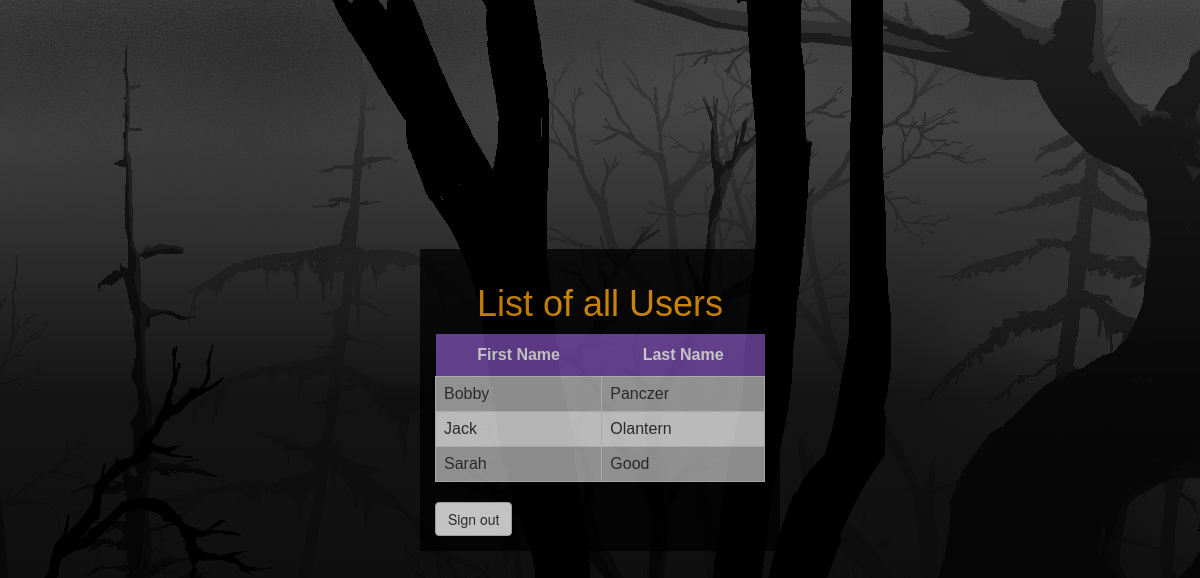
/displayHome, run on an earlier commit of the app's database.
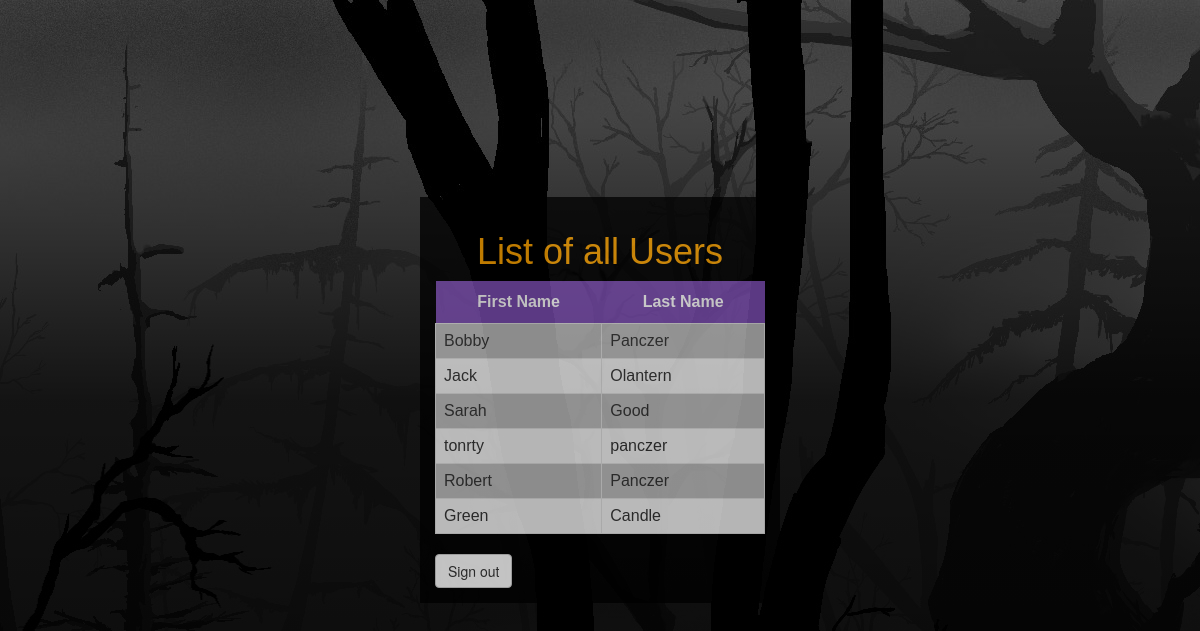
And on a later commit of the database.
### tables this page shows
CREATE TABLE [app_users](
    [username] VARCHAR(150), 
    [firstname] VARCHAR(150), 
    [lastname] VARCHAR(150));

### main.py (the view)
@app.route("/displayHome")
def displayHome():
    userlist = connectdb()
    return render_template("home.html", userlist=userlist)

### main.py (called while the page is built)
def connectdb():
    conn = sql.connect('users.db')
    c = conn.cursor()
    qry = "SELECT firstname, lastname FROM app_users"
    c.execute(qry)
    userlist = c.fetchall()
    return userlist

### templates/home.html (shortened to what this page needs)
<html>
        <head>
            <link rel="stylesheet" href="../static/bootstrap.css">
            <link rel="stylesheet" type="text/css" href="../static/main.css">
        </head>
        <body>
        <div class="Aligner">
            <div class="Aligner-item Aligner-item-style">
                <h1>List of all Users</h1>
                <table id="users">
                    <tr>
                        <th>First Name</th>
                        <th>Last Name</th>
                    </tr>
                    {% for row in userlist %}
                    <tr>
                          <td>{{ row[0] }}</td>
                          <td>{{ row[1] }}</td>
                    </tr>
                    {% endfor %}
                </table>
                <a id="btn-signout" role="button" class="btn btn-default btn-left" href="/">Sign out</a>
            </div>
        </div>
        </body>
</html>

### static/main.css (style rules this page uses)
h1 { text-align: center; color: orange; font-family: "Trebuchet MS", Arial, Helvetica, sans-serif; }
body { background-color: black; background: linear-gradient(rgba(0, 0, 0, 0.1),rgba(0, 0, 0, 0.8), rgba(0, 0, 0, 0.9)), url("images/woods.jpg"); }
.Aligner { display: flex; align-items: center; justify-content: center; height: 100vh; }
.Aligner-item { max-width: 30%; flex:1; }
.Aligner-item-style { background-color: black; opacity: 0.75; padding: 15px; align-self: center; }
#users { font-family: "Trebuchet MS", Arial, Helvetica, sans-serif; border-collapse: collapse; width: 100%; }
#users td { border: 1px solid #ddd; padding: 8px; }
#users tr:nth-child(even) { background-color: #bbbbbb; }
#users tr:nth-child(odd) { background-color: #f2f2f2; }
#users th { padding-top: 12px; padding-bottom: 12px; text-align: center; background-color: rgb(122, 76, 175); color: white; }
#btn-signout { margin-top: 20px; }

What changed in the data, as far as the page shows it:
added app_users: firstname "tonrty", lastname "panczer"
added app_users: firstname "Robert", lastname "Panczer"
added app_users: firstname "Green", lastname "Candle"
